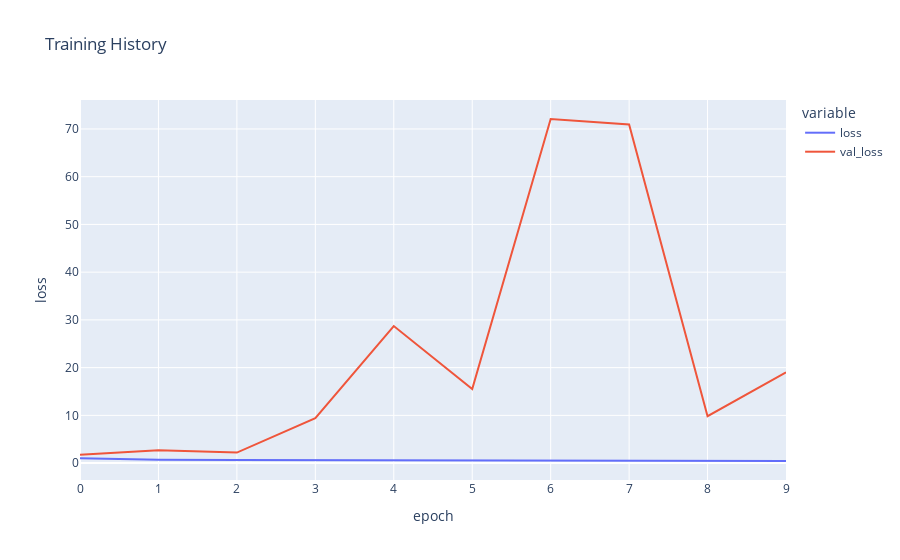

Notebook source saved alongside this figure:
### Code cell
fx = px.line(
    history_gender.history, y=["loss", "val_loss"],
    labels = {'index':'epoch', 'value':'loss'},
    title = 'Training History')

fig.show()

### Figure 1 — Plotly figure (JSON) as saved in the notebook; plotly's stock layout.template omitted (floating-point values rounded to 4 significant figures)
{"data": [{"hovertemplate": "variable=loss<br>epoch=%{x}<br>loss=%{y}<extra></extra>", "legendgroup": "loss", "line": {"color": "#636efa", "dash": "solid"}, "marker": {"symbol": "circle"}, "mode": "lines", "name": "loss", "orientation": "v", "showlegend": true, "type": "scatter", "x": [0, 1, 2, 3, 4, 5, 6, 7, 8, 9], "xaxis": "x", "y": [0.9916, 0.7186, 0.6522, 0.6108, 0.5769, 0.5418, 0.5175, 0.4857, 0.4606, 0.4407], "yaxis": "y"}, {"hovertemplate": "variable=val_loss<br>epoch=%{x}<br>loss=%{y}<extra></extra>", "legendgroup": "val_loss", "line": {"color": "#EF553B", "dash": "solid"}, "marker": {"symbol": "circle"}, "mode": "lines", "name": "val_loss", "orientation": "v", "showlegend": true, "type": "scatter", "x": [0, 1, 2, 3, 4, 5, 6, 7, 8, 9], "xaxis": "x", "y": [1.759, 2.699, 2.205, 9.393, 28.71, 15.54, 72.08, 70.94, 9.838, 19.03], "yaxis": "y"}], "layout": {"legend": {"title": {"text": "variable"}, "tracegroupgap": 0}, "title": {"text": "Training History"}, "xaxis": {"anchor": "y", "domain": [0, 1], "title": {"text": "epoch"}}, "yaxis": {"anchor": "x", "domain": [0, 1], "title": {"text": "loss"}}}}
